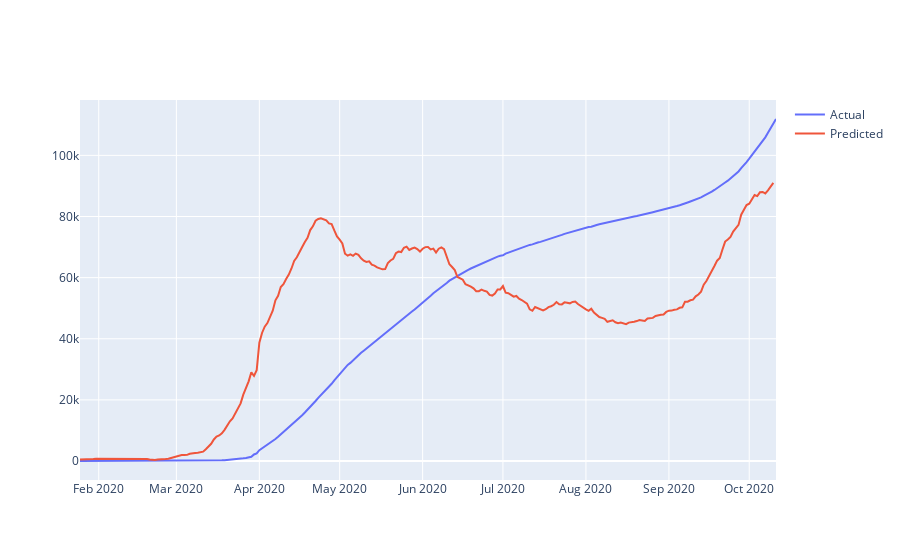

Notebook cell for this chart:
### Code cell
# Get predictions and confidence intervals of E[Y|X]
y_pred = stem_poisson.poisson_gam_removed.predict(stem_poisson.X_removed)

# Plot predictions
fig = go.Figure()

fig = fig.add_trace(
    go.Scatter(
        x = cases_ontario['date'],
        y = cases_ontario['cumulative_removed'],
        mode = 'lines',
        name = 'Actual'
    )
)

fig = fig.add_trace(
    go.Scatter(
        x = cases_ontario['date'],
        y = y_pred,
        mode = 'lines',
        name = 'Predicted'
    )
)

# fig = fig.add_trace(
#     go.Scatter(
#         x = cases_ontario['date'],
#         y = y_ci[:, 1],
#         mode = 'lines',
#         name = 'CI Upper'
#     )
# )

# fig = fig.add_trace(
#     go.Scatter(
#         x = cases_ontario['date'],
#         y = y_ci[:, 0],
#         mode = 'lines',
#         name = 'CI Lower'
#     )
# )

fig

### Figure 1 — Plotly figure (JSON) as saved in the notebook; plotly's stock layout.template omitted (floating-point values rounded to 4 significant figures; data arrays with more than 128 entries replaced by an {"elided": "..."} marker saying what was removed)
{"data": [{"mode": "lines", "name": "Actual", "type": "scatter", "x": {"elided": "261 str values"}, "y": {"elided": "261 int values"}}, {"mode": "lines", "name": "Predicted", "type": "scatter", "x": {"elided": "261 str values"}, "y": {"elided": "260 float values"}}], "layout": {"autosize": true, "xaxis": {"autorange": true, "range": ["2020-01-25", "2020-10-11"], "type": "date"}, "yaxis": {"autorange": true, "range": [-6216.0, 118100.0], "type": "linear"}}}
